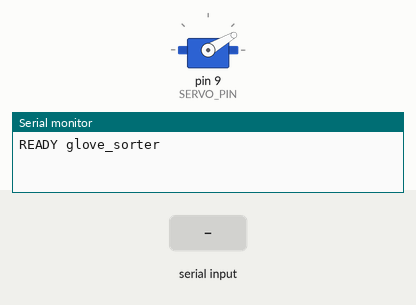
A sketch run on a simulated Arduino Uno, built with avr-gcc and run on an emulated ATmega328P. On the bench: servo, the last lines printed to the serial monitor. The inputs (shaded band) are chosen by the test bench.

Above: at 1.2 s.
1.3 s: "R\n" received over Serial
At 1.9 s:
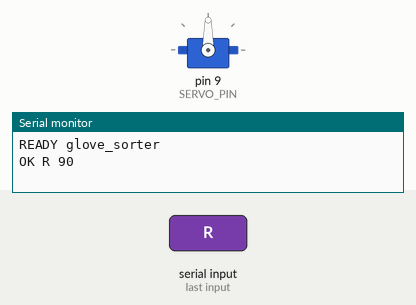
2.8 s: byte 88 ('X') received over Serial
At 3.1 s:
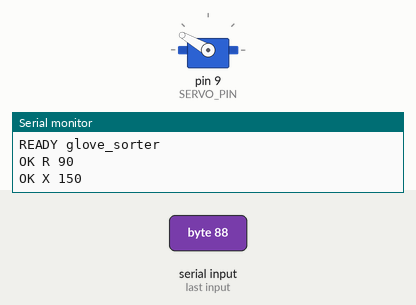
4.3 s: byte 80 ('P') received over Serial
At 5.4 s:
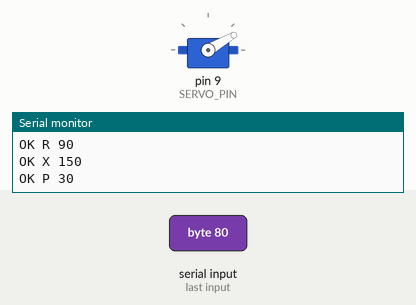
8.8 s: "X\n" received over Serial
At 10.0 s:
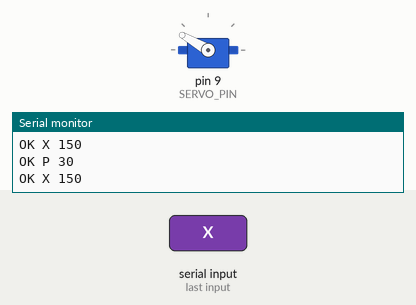
Timing chart, 0 to 11.3 s (numbered marks = the images above; inputs shaded):
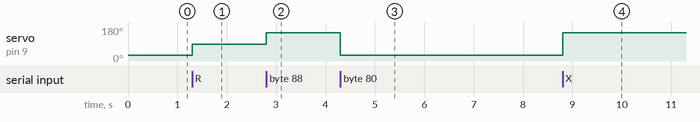

The sketch:

glove_sorter.ino
```cpp
/*
  Glove sorter – 3-position servo diverter (PASS / REWORK / REJECT)

  Hardware: Arduino Uno/Nano + one hobby servo (e.g. SG90/MG90S)
    servo signal -> D9, servo V+ -> 5 V (external 5 V supply recommended), GND shared with Arduino
  Serial: 9600 baud, one command per line from the PC application:
    'P' -> PASS bin, 'R' -> REWORK bin, 'X' -> REJECT bin, 'H' -> home (PASS)
  Reply:  "OK <cmd> <angle>"  or  "ERR <char>"

  Angles must match config/config.yaml (sorter.angles).
*/
#include <Servo.h>

const int SERVO_PIN = 9;
const int ANGLE_PASS = 30;
const int ANGLE_REWORK = 90;
const int ANGLE_REJECT = 150;
const unsigned long HOLD_MS = 600;   // keep the flap in position while the glove passes

Servo flap;

void moveTo(int angle) {
  flap.write(angle);
}

void setup() {
  Serial.begin(9600);
  flap.attach(SERVO_PIN);
  moveTo(ANGLE_PASS);
  Serial.println("READY glove_sorter");
}

void loop() {
  if (!Serial.available()) return;
  char c = Serial.read();
  if (c == '\n' || c == '\r' || c == ' ') return;
  int angle;
  switch (c) {
    case 'P': case 'H': angle = ANGLE_PASS; break;
    case 'R': angle = ANGLE_REWORK; break;
    case 'X': angle = ANGLE_REJECT; break;
    default:
      Serial.print("ERR ");
      Serial.println(c);
      return;
  }
  moveTo(angle);
  Serial.print("OK ");
  Serial.print(c);
  Serial.print(' ');
  Serial.println(angle);
  delay(HOLD_MS);
}
```

Measured:
- after the input at 1.3 s, servo on pin 9 (SERVO_PIN): 30° → 90° at once
- after the input at 2.8 s, servo on pin 9 (SERVO_PIN): 90° → 150° at once
- after the input at 4.3 s, servo on pin 9 (SERVO_PIN): 150° → 30° at once
- after the input at 8.8 s, servo on pin 9 (SERVO_PIN): 30° → 150° at once
